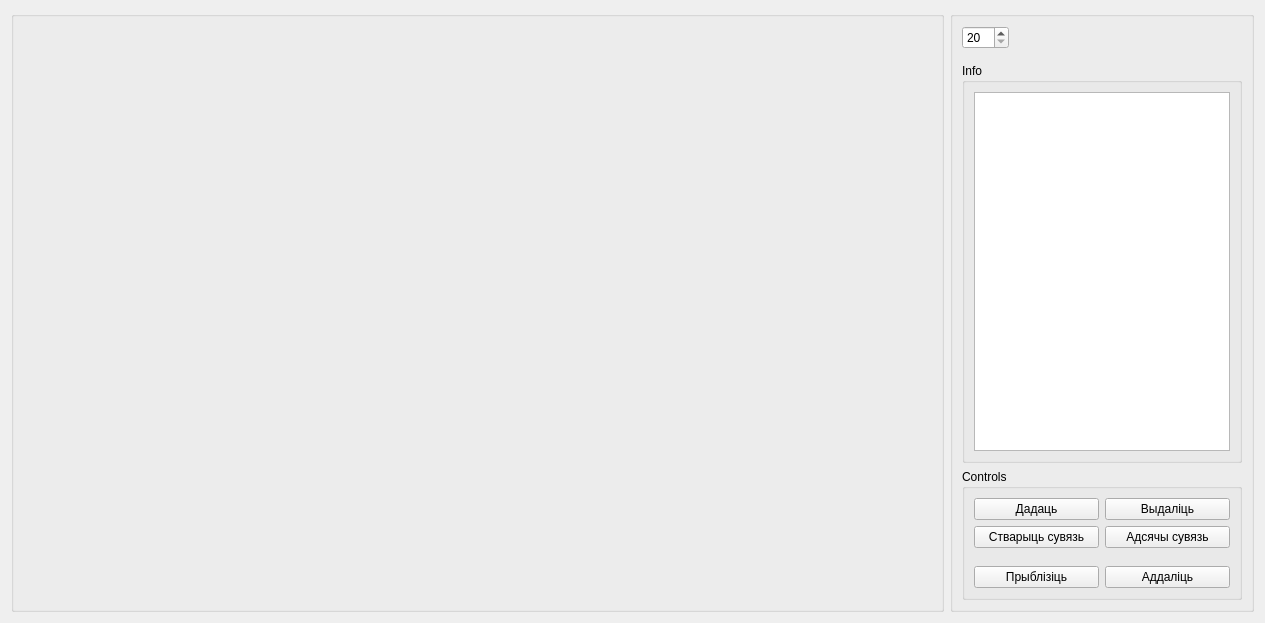
<?xml version="1.0" encoding="UTF-8"?>
<ui version="4.0">
 <class>VisualisationGraphForm</class>
 <widget class="QWidget" name="VisualisationGraphForm">
  <property name="geometry">
   <rect>
    <x>0</x>
    <y>0</y>
    <width>1265</width>
    <height>623</height>
   </rect>
  </property>
  <property name="windowTitle">
   <string>Form</string>
  </property>
  <layout class="QVBoxLayout" name="verticalLayout">
   <item>
    <layout class="QHBoxLayout" name="horizontalLayout" stretch="1,0">
     <item>
      <widget class="QGroupBox" name="group_forGView">
       <property name="title">
        <string/>
       </property>
      </widget>
     </item>
     <item>
      <widget class="QGroupBox" name="group_forElements">
       <property name="title">
        <string/>
       </property>
       <layout class="QVBoxLayout" name="verticalLayout_2" stretch="0,1,0">
        <item>
         <layout class="QHBoxLayout" name="horizontalLayout_5">
          <property name="bottomMargin">
           <number>8</number>
          </property>
          <item>
           <widget class="QSpinBox" name="spinBox">
            <property name="minimum">
             <number>20</number>
            </property>
            <property name="maximum">
             <number>300</number>
            </property>
            <property name="singleStep">
             <number>5</number>
            </property>
            <property name="stepType">
             <enum>QAbstractSpinBox::AdaptiveDecimalStepType</enum>
            </property>
           </widget>
          </item>
          <item>
           <spacer name="horizontalSpacer">
            <property name="orientation">
             <enum>Qt::Horizontal</enum>
            </property>
            <property name="sizeHint" stdset="0">
             <size>
              <width>40</width>
              <height>20</height>
             </size>
            </property>
           </spacer>
          </item>
         </layout>
        </item>
        <item>
         <widget class="QGroupBox" name="group_info">
          <property name="title">
           <string>Info</string>
          </property>
          <layout class="QVBoxLayout" name="verticalLayout_4">
           <item>
            <widget class="QTextEdit" name="text_GView_info"/>
           </item>
          </layout>
         </widget>
        </item>
        <item>
         <widget class="QGroupBox" name="group_controls">
          <property name="title">
           <string>Controls</string>
          </property>
          <layout class="QVBoxLayout" name="verticalLayout_3">
           <item>
            <layout class="QHBoxLayout" name="horizontalLayout_2">
             <item>
              <widget class="QPushButton" name="button_GView_add">
               <property name="text">
                <string>Дадаць</string>
               </property>
              </widget>
             </item>
             <item>
              <widget class="QPushButton" name="button_GView_remove">
               <property name="text">
                <string>Выдаліць</string>
               </property>
              </widget>
             </item>
            </layout>
           </item>
           <item>
            <layout class="QHBoxLayout" name="horizontalLayout_4">
             <property name="bottomMargin">
              <number>12</number>
             </property>
             <item>
              <widget class="QPushButton" name="button_AddEdge">
               <property name="text">
                <string>Стварыць сувязь</string>
               </property>
              </widget>
             </item>
             <item>
              <widget class="QPushButton" name="button_removeEdge">
               <property name="text">
                <string>Адсячы сувязь</string>
               </property>
              </widget>
             </item>
            </layout>
           </item>
           <item>
            <layout class="QHBoxLayout" name="horizontalLayout_3">
             <item>
              <widget class="QPushButton" name="button_GView_zoomin">
               <property name="text">
                <string>Прыблізіць</string>
               </property>
              </widget>
             </item>
             <item>
              <widget class="QPushButton" name="button_GView_zoomout">
               <property name="text">
                <string>Аддаліць</string>
               </property>
              </widget>
             </item>
            </layout>
           </item>
          </layout>
         </widget>
        </item>
       </layout>
      </widget>
     </item>
    </layout>
   </item>
  </layout>
 </widget>
 <resources/>
 <connections/>
</ui>
